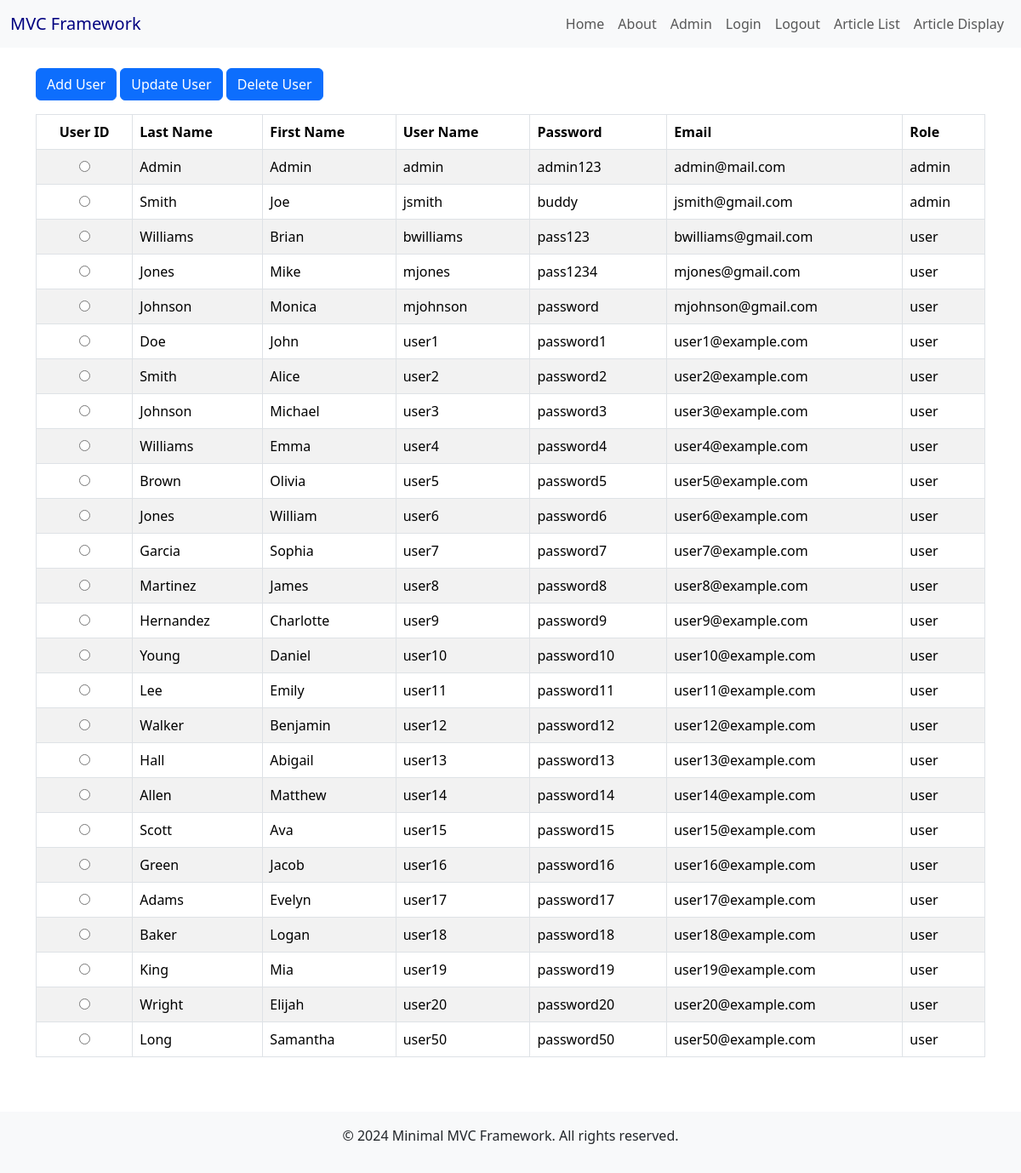
Page /start.php?action=userList (signed in) on the earlier database version.
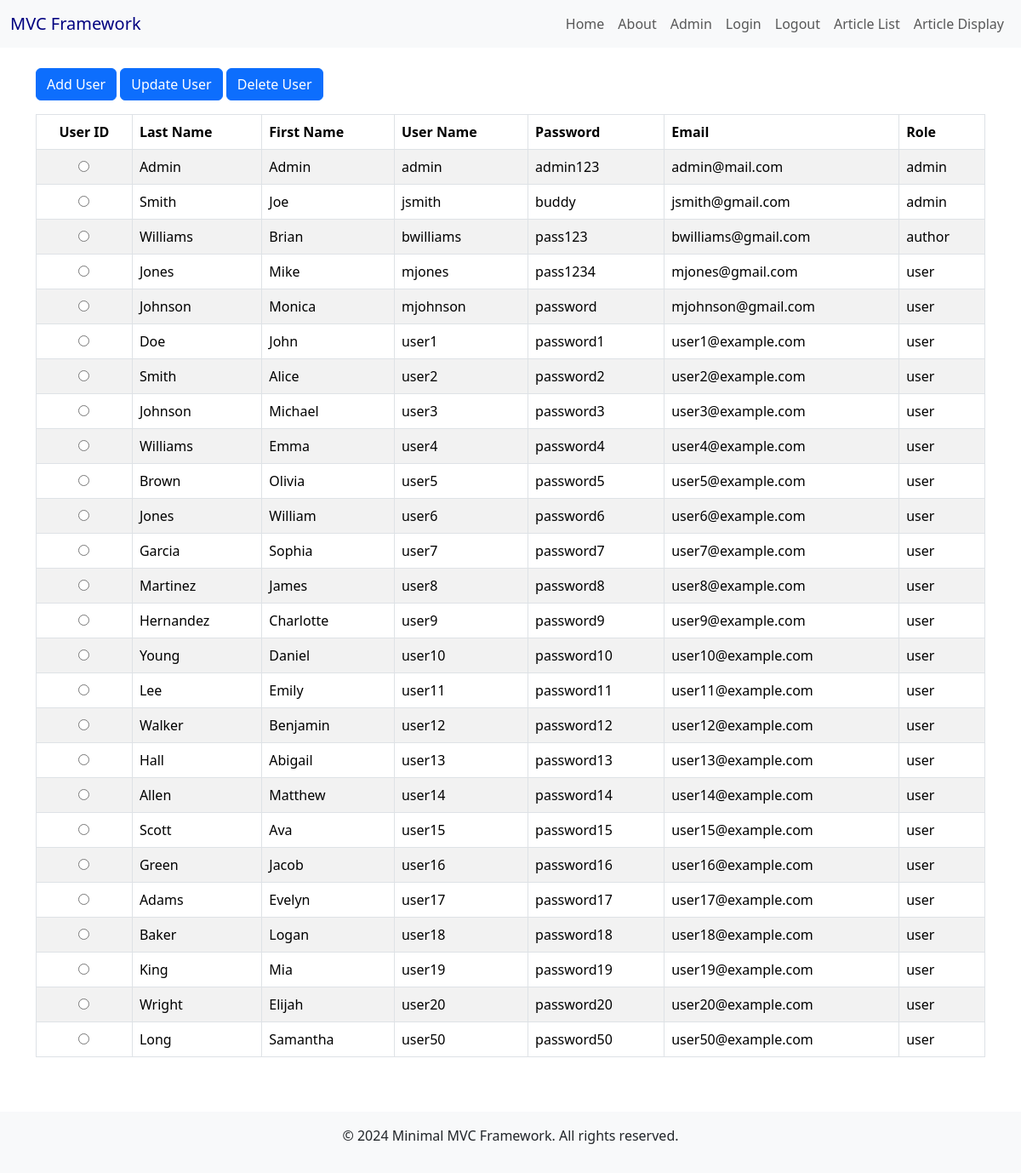
Same page on the later database version.
### tables this page shows
create table users(
   userID int AUTO_INCREMENT,
   username varchar(30) not null, index(username),
   lastname varchar(50),
   firstname varchar(30),
   passwd varchar(50),
   email varchar(255),
   urole varchar(30),
   lastModified DATETIME DEFAULT CURRENT_TIMESTAMP ON UPDATE CURRENT_TIMESTAMP,
   primary key(userID)
);

### framework/Controller.php (called while the page is built, shortened)
<?php
class Controller{
    public function renderView($view,$data=[]){
        include "./template/template.php";
    }
}
?>

### framework/Router.php (called while the page is built, shortened)
<?php
    include_once "./framework/Controller.php";
    class Router{
        public $controllers;
        public function __construct(){
            $this->controllers=[];
        }
        public function run(){
            $action="home";
            if(isset($_REQUEST['action'])){
                $action=$_REQUEST['action'];
            }
            $controller = $this->controllers[$action];
            $controller->performAction();
        }
        public function addController($action,$controller){
            $this->controllers[$action] = $controller;
        }
    }
?>

### start.php (called while the page is built, shortened)
<?php
    include_once "./framework/Controller.php";
    include_once "./framework/Router.php";
    include_once "./controllers/Login.php";
    include_once "./controllers/UserList.php";
    $router = new MyRouter();
    $router->showErrors(1);
    $router->addController('home',new Home());
    $router->addController('about',new About());
    $router->addController('login',new Login());
    $router->addController('logout',new Logout());
    $router->addController('userList',new UserList());
    $router->addController('userAdd',new UserAdd());
    $router->addController('userUpdate',new UserUpdate());
    $router->addController('userDelete',new UserDelete());
    $router->addController('articleAdd',new ArticleAdd());
    $router->addController('articleUpdate',new ArticleUpdate());
    $router->addController('articleDelete', new ArticleDelete());
    $router->addController('articleList',new ArticleList());
    $router->addController('restrictedAccess',new RestrictedAccess());
    $router->addController('articleDisplay',new ArticleDisplay());
    $router->run();
?>

### models/User.php (called while the page is built, shortened)
<?php
    class User implements JsonSerializable{
        private $userID;
        private $username;
        private $email;
        private $passwd;
        private $lastname;
        private $firstname;
        private $urole;
        public function setUserID($userID){
            $this->userID=$userID;
        }
        public function getUserID(){
            return $this->userID;
        }
        public function setUsername($username){
            $this->username=$username;
        }
        public function getUsername(){
            return $this->username;
        }
        public function setEmail($email){
            $this->email=$email;
        }
        public function getEmail(){
            return $this->email;
        }
        public function setPasswd($passwd){
            $this->passwd=$passwd;
        }
        public function getPasswd(){
            return $this->passwd;
        }
        public function setLastname($lastname){
            $this->lastname=$lastname;
        }
        public function getLastname(){
            return $this->lastname;
        }
        public function setFirstname($firstname){
            $this->firstname=$firstname;
        }
        public function getFirstname(){
            return $this->firstname;
        }
        public function setUrole($urole){
            $this->urole=$urole;
        }
        public function getUrole(){
            return $this->urole;
        }
    }
?>

### models/UserDAO.php (called while the page is built, shortened)
<?php
    include_once 'User.php';
    class UserDAO {
        public function getConnection(){
            $mysqli = new mysqli("127.0.0.1", "assign4user", "mvcpass", "assign4DB");
            return $mysqli;
        }
        public function getUsers(){
            $connection=$this->getConnection();
            $stmt = $connection->prepare("SELECT * FROM users;");
            $stmt->execute();
            $result = $stmt->get_result();
            while($row = $result->fetch_assoc()){
                $user = new User();
                $user->load($row);
                $users[]=$user;
            }
            return $users;
        }
    }
?>

### views/userList.php (the view)
<div class="container">
    <div class="col">
        <form action="start.php" method="GET">
        <a href="start.php?action=userAdd" class="btn btn-primary">Add User</a>
        <button class="btn btn-primary" type="submit" name="action" value="userUpdate">Update User</button>
        <button class="btn btn-primary" type="submit" name="action" value="userDelete">Delete User</button>
        <table class="table table-bordered table-striped mt-3">
            <thead><tr><th class="text-center">User ID</th><th>Last Name</th><th>First Name</th><th>User Name</th><th>Password</th>
            <th>Email</th><th>Role</th></tr></thead>
            <tbody>
                <?php
                    for($index=0;$index<count($data);$index++){
                        echo "<tr><td class=\"text-center\"><input type=\"radio\" name=\"userID\" value=\"".$data[$index]->getUserID()."\" required></td>";
                        echo "<td>".$data[$index]->getLastname()."</td>";
                        echo "<td>".$data[$index]->getFirstname()."</td>";
                        echo "<td>".$data[$index]->getUsername()."</td>";
                        echo "<td>".$data[$index]->getPasswd()."</td>";
                        echo "<td>".$data[$index]->getEmail()."</td>";
                        echo "<td>".$data[$index]->getUrole()."</td></tr>\n";
                    }
                ?>
            </tbody>
        </table>
        </form>
    </div>
</div>

### controllers/UserList.php (shortened to what this page needs)
<?php
include_once "./models/UserDAO.php";
class UserList extends Controller{
    public function performAction(){
        $userDAO = new UserDAO();
        $users=$userDAO->getUsers();
        if($_SESSION['loggedin']['urole'] == 'admin' and $_SESSION['loggedin'] != null) {
            $this->renderView("userList",$users);
        } else {
            $this->renderView("restrictedAccess",[]);
        }
    }
}
?>

### template/template.php (shortened to what this page needs)
<!doctype html>
<html lang="en">
  <head>
    <link href="https://cdn.jsdelivr.net/npm/bootstrap@5.3.3/dist/css/bootstrap.min.css" rel="stylesheet">
  </head>
  <body>
    <div class=flex-wrapper>
    <?php
        include "./template/header.php";
        include "./views/$view.php";
        include "./template/footer.php";
    ?>
  </body>
</html>

### template/header.php (shortened to what this page needs)
<nav class="navbar navbar-expand-lg bg-body-tertiary mb-4">
  <div class="container-fluid">
    <a class="navbar-brand" style="color: navy;" href="start.php?action=home">MVC Framework</a>
    <div class="collapse navbar-collapse justify-content-end" id="navbarNav">
      <ul class="navbar-nav">
        <li class="nav-item">
          <a class="nav-link" aria-current="page" href="start.php?action=home">Home</a>
        </li>
        <li class="nav-item">
          <a class="nav-link" href="start.php?action=about">About</a>
        </li>
        <li class="nav-item">
          <a class="nav-link" href="start.php?action=userList">Admin</a>
        </li>
        <li class="nav-item">
          <a class="nav-link" href="start.php?action=login">Login</a>
        </li>
        <li class="nav-item">
          <a class="nav-link" href="start.php?action=logout">Logout</a>
        </li>
        <li class="nav-item">
          <a class="nav-link" href="start.php?action=articleList">Article List</a>
        </li>
        <li class="nav-item">
          <a class="nav-link" href="start.php?action=articleDisplay">Article Display</a>
        </li>
      </ul>
    </div>
  </div>
</nav>

### template/footer.php
<div class=" footer">
<footer class="bg-light text-center p-3 mt-5">
    <p>&copy; 2024 Minimal MVC Framework. All rights reserved.</p>
</footer>
</div>

### template/template.php (style rules this page uses)
.flex-wrapper { display: flex; min-height: 100vh; flex-direction: column; justify-content: space-between; }

Differences in the rows shown:
changed users "Brian": urole "user" → "author"
